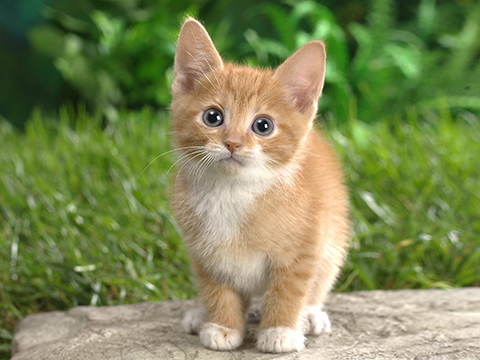
#> input picture demo.jpeg, 480 x 360 px
$ jupyter execute 'Blur and Sharpen.ipynb'
#> lines starting #> are read from the running program, lines starting #| are printed output that depends on the picture
[cell 1]
import cv2
import numpy as np
from PIL import Image
from scipy.signal import convolve

[cell 2]
def as_pil(a: np.array) -> Image.Image:
    """Convert to PIL Image"""
    a = np.clip(a.astype(np.float32) * 255.0, 0.0, 255.0)
    return Image.fromarray(a.astype('uint8'), 'RGB')

def as_np(img: Image.Image) -> np.ndarray:
    """Convert to Numpy Array"""
    return np.array(img).astype(np.float32) / 255.0

# Original

[cell 3]
pil_image = Image.open("demo.jpeg")
#> pil_image is the input picture: PIL image 480x360 RGB; mean R, G, B 125.8, 136, 85.7
original = as_np(pil_image)
pil_image

# Box Blur

[cell 4]
K = 7
kernel_unormalized = np.ones((K,K,1)) # broadcast channels
kernel = kernel_unormalized / kernel_unormalized.sum()

[cell 5]
blurred = convolve(original, kernel, mode='same')
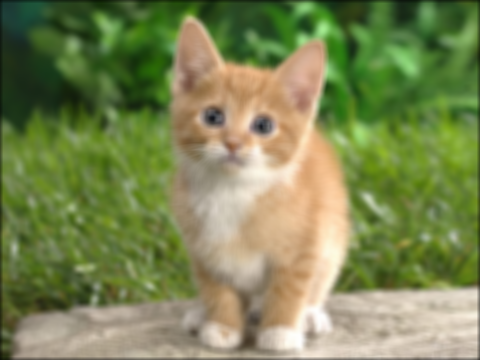
#> blurred: shape (360, 480, 3) float64; mean R, G, B 0.49, 0.529, 0.333
cv2.imwrite("blurred.jpeg", blurred)
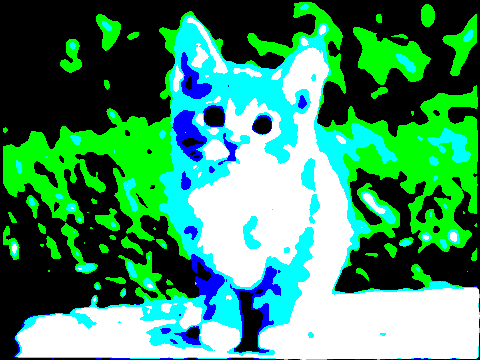
#> saved as blurred.jpeg: shape (360, 480, 3); mean B, G, R 0.414, 0.57, 0.249; drawn with 1 as white
as_pil(blurred)

# Sharpen

[cell 6]
sharp = 1.5 * original - 0.5 * blurred
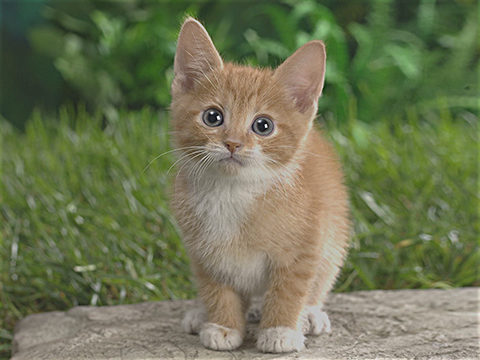
#> sharp: shape (360, 480, 3) float64; mean R, G, B 0.495, 0.535, 0.337; drawn with min black and max white
as_pil(sharp)
